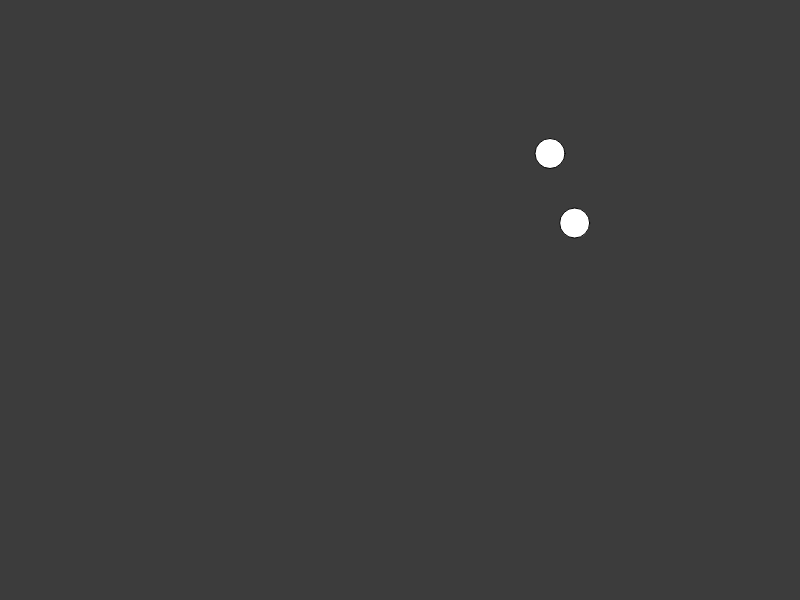
Frame 1 (no input)
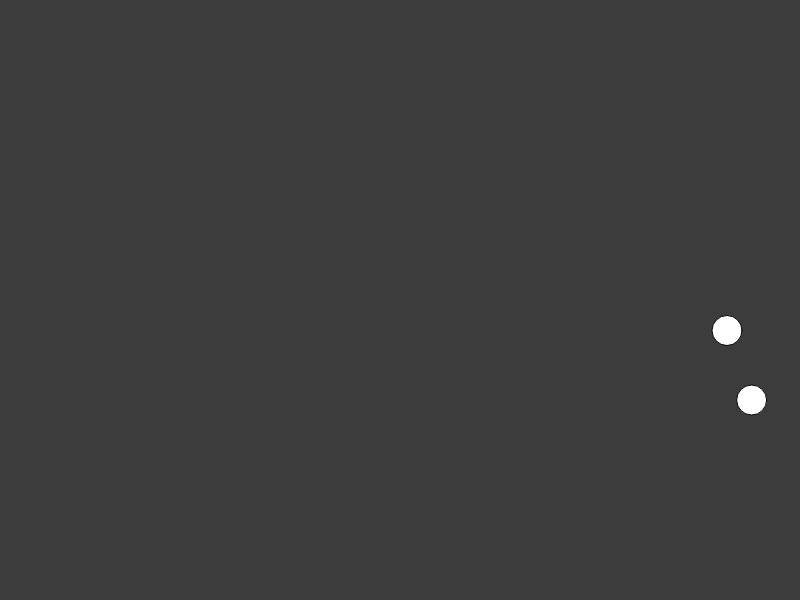
Frame 60 (no input)
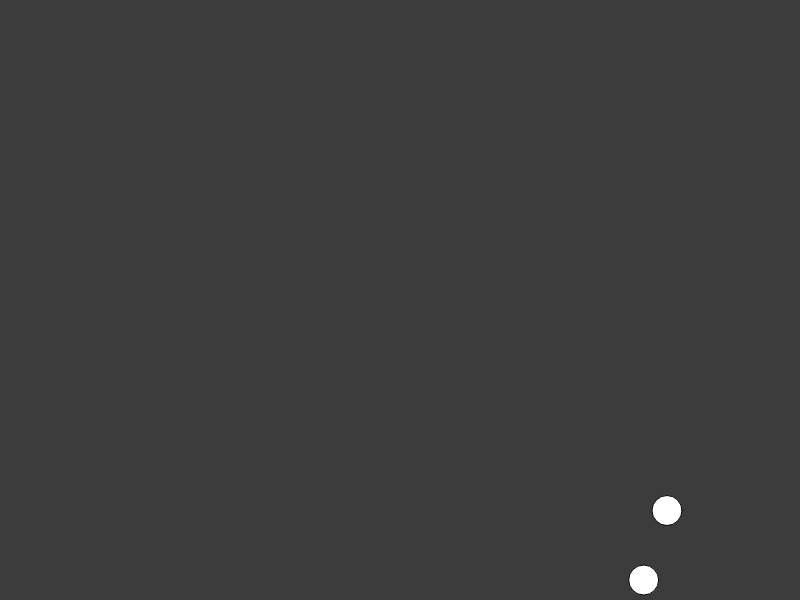
Frame 120 (the mouse pressed at the canvas centre since frame 60)

The p5.js sketch that drew these frames (run headless with seeded random() and noise() and a simulated clock; from frame 60 on, the mouse is pressed at the canvas centre):

// p5.js sketch
// ── sketch.js
let ecosystem;

function setup() {
  ecosystem = new Ecosystem();
  frameRate(60);
  createCanvas(ecosystem.Size.width, ecosystem.Size.height);
}

function draw() {
  background(60);
  ecosystem.Life();
}

// ── creature.js
class Creature {
    BirthChance = Number;
    DeathChance = Number;
    Speed = {
        x: Number,
        y: Number
    }
    Location = {
        x: Number,
        y: Number
    }
    Size = Number;

    constructor(birthChance = 100, deathChance = 10, speedX = 3, speedY = 3, posX = 25, posY = 25, size = 30) {
        this.BirthChance = birthChance;
        this.DeathChance = deathChance;
        this.Speed.x = speedX;
        this.Speed.y = speedY;
        this.Location.x = posX;
        this.Location.y = posY;
        this.Size = size;
    }

    live() {
        this.draw();
        this.move();
    }

    move() {
        if (this.Location.x >= width - this.Size / 2 || this.Location.x <= 0 + this.Size / 2)
            this.Speed.x = -this.Speed.x;

        if (this.Location.y >= height - this.Size / 2 || this.Location.y <= 0 + this.Size / 2)
            this.Speed.y = -this.Speed.y;

        this.Location.x += this.Speed.x;
        this.Location.y += this.Speed.y;
    }

    draw() {
        circle(this.Location.x, this.Location.y, this.Size);
    }
}
// ── ecosystem.js
class Ecosystem {
    Age = Number;
    Size = {
        width: Number,
        height: Number
    }
    TotalLife = Number;
    TotalDeath = Number;
    TotalAlive = Number;
    AverageAlive = Number;
    DeathChance = Number;
    Creatures = [];

    constructor(age = 0, widthSize = 800, heightSize = 600, totalLife = 2, totalDeath = 0, totalAlive = 2, deathChance = 0.5) {
        this.Age = age;
        this.Size.width = widthSize;
        this.Size.height = heightSize;
        this.TotalLife = totalLife;
        this.TotalDeath = totalDeath;
        this.TotalAlive = totalAlive;
        this.AverageAlive = 0;
        this.DeathChance = deathChance;
        this.createAllLife();
    }
    Life() {
        if (frameCount == 200) {
            this.Age++;
            if (random() * 100 < 20)
                this.createLife();
            frameCount = 0;
        }

        this.Creatures.forEach(creature => {
            creature.live();
        });
    }

    createLife() {
        let x = random(50, this.Size.width - 50);
        let y = random(50, this.Size.height - 50);
        this.Creatures.push(new Creature(undefined, undefined, undefined, undefined, x, y))
    }

    createAllLife() {
        for (let i = 0; i < this.TotalAlive; i++) {
            this.createLife();
        }
    }
}
